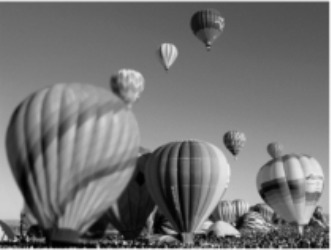
#> input picture image1.jpeg, 331 x 250 px
$ python app.py
#> lines starting #> are read from the running program, lines starting #| are printed output that depends on the picture
import cv2
import numpy as np
from blind_watermark import WaterMark
import blind_watermark
blind_watermark.bw_notes.close()
#> (this line was passed over: blind_watermark is not available in this run)

# method to extract watermark
def extract_watermark(watermarked_img):
    bwm1 = WaterMark(password_img=1, password_wm=1)
    wm_extract = bwm1.extract(watermarked_img, wm_shape=len_wm, mode='str')
    print(wm_extract, 'is the watermark embedded in the image')


# Load source images
image1 = cv2.imread('image1.jpeg')
#> image1 is the input picture: shape (250, 331, 3); min 0, max 250, mean 115.2
image2 = cv2.imread('image2.jpeg')
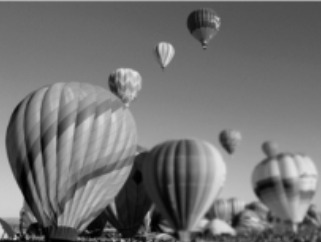
#> input picture image2.jpeg, 321 x 242 px
#> image2 is the input picture: shape (242, 321, 3); min 0, max 228, mean 114.5
# image1 = cv2.imread('fusion1.jpeg')
# image2 = cv2.imread('fusion2.jpeg')

# Ensure the images have the same size and number of channels
if image1.shape != image2.shape:
    image2 = cv2.resize(image2, (image1.shape[1], image1.shape[0]))
#> image2: shape (250, 331, 3)
if image1.shape[2] != image2.shape[2]:
    image2 = cv2.cvtColor(image2, cv2.COLOR_BGR2GRAY)

# Multi-scale image decomposition
num_scales = 1
image1_scales = [image1]
image2_scales = [image2]
for i in range(1, num_scales):
    image1_scales.append(cv2.pyrDown(image1_scales[-1]))
    image1_scales[-1] = cv2.resize(image1_scales[-1], (image1.shape[1] // 2 ** (i), image1.shape[0] // 2 ** (i)))
    image2_scales.append(cv2.pyrDown(image2_scales[-1]))
    image2_scales[-1] = cv2.resize(image2_scales[-1], (image2.shape[1] // 2 ** (i), image2.shape[0] // 2 ** (i)))
#> after the loop, image1_scales = 1 item; image2_scales = 1 item

# Base layer fusion
base_layer1 = cv2.GaussianBlur(image1, (3, 3), 0)
base_layer2 = cv2.GaussianBlur(image2, (3, 3), 0)

# Base layer fusion
base_layer_fused = cv2.addWeighted(base_layer1, 0.6, base_layer2, 0.6, 0)
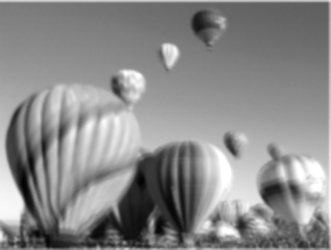
#> base_layer_fused: shape (250, 331, 3); min 2, max 255, mean 137.6

# Multi-scale image fusion
synthesized_scales = []
for i in range(num_scales):
    synthesized_scales.append(cv2.addWeighted(image1_scales[i], 0.6, image2_scales[i], 0.4, 0))
#> after the loop, synthesized_scales = 1 item

# Multi-scale image reconstruction
fused_image = synthesized_scales[-1]
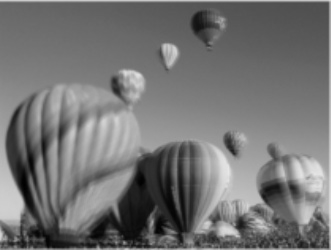
#> fused_image: shape (250, 331, 3); min 0, max 231, mean 114.9
for i in range(num_scales - 2, -1, -1):
    fused_image = cv2.pyrUp(fused_image)
    fused_image = cv2.resize(fused_image, (image1_scales[i].shape[1], image1_scales[i].shape[0]))
    synthesized_scales[i] = cv2.resize(synthesized_scales[i], (image1_scales[i].shape[1], image1_scales[i].shape[0]))
    fused_image = cv2.addWeighted(synthesized_scales[i], 0.5, fused_image, 0.5, 0)

base_layer_fused = cv2.addWeighted(base_layer1, 0.5, base_layer2, 0.5, 0)

# Detail layer fusion
detail_layers1 = [image1 - cv2.resize(cv2.pyrUp(image1_scales[i]), (image1.shape[1], image1.shape[0])) for i in
                  range(num_scales - 1)]
#> detail_layers1 = []
detail_layers2 = [image2 - cv2.resize(cv2.pyrUp(image2_scales[i]), (image2.shape[1], image2.shape[0])) for i in
                  range(num_scales - 1)]
#> detail_layers2 = []

detail_layers_fused = []
for i in range(num_scales - 1):
    detail_layer_fused = cv2.addWeighted(detail_layers1[i], 0.5, detail_layers2[i], 0.5, 10)
    detail_layers_fused.append(detail_layer_fused)
#> after the loop, detail_layers_fused = []

# Final image fusion
fused_image = cv2.addWeighted(base_layer_fused, 0.4, fused_image, 0.4, 0)
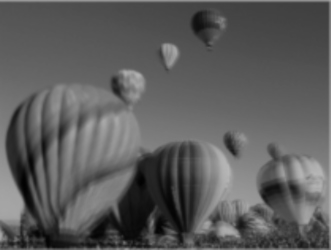
#> fused_image: shape (250, 331, 3); min 1, max 183, mean 91.9
for i in range(num_scales - 1):
    fused_image += detail_layers_fused[i]

cv2.imwrite('fused_image.jpg', fused_image)
# [20 lines of commented-out code are left out]
#> (the run stopped early here; a loop or call above may not have finished)
